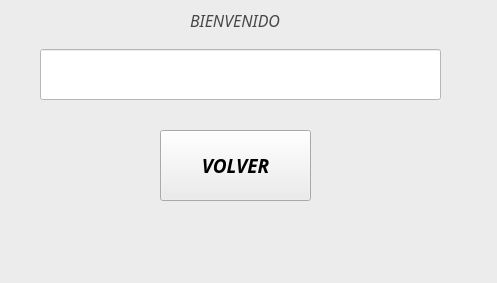
<?xml version="1.0" encoding="UTF-8"?>
<ui version="4.0">
 <class>MainWindow</class>
 <widget class="QMainWindow" name="MainWindow">
  <property name="geometry">
   <rect>
    <x>0</x>
    <y>0</y>
    <width>497</width>
    <height>283</height>
   </rect>
  </property>
  <property name="windowTitle">
   <string>MainWindow</string>
  </property>
  <property name="styleSheet">
   <string notr="true">background-color: rgb(236, 236, 236);</string>
  </property>
  <widget class="QWidget" name="centralwidget">
   <widget class="QLineEdit" name="linea">
    <property name="geometry">
     <rect>
      <x>40</x>
      <y>49</y>
      <width>401</width>
      <height>51</height>
     </rect>
    </property>
    <property name="styleSheet">
     <string notr="true">background-color: rgb(255, 255, 255);</string>
    </property>
   </widget>
   <widget class="QLabel" name="label_2">
    <property name="geometry">
     <rect>
      <x>190</x>
      <y>0</y>
      <width>131</width>
      <height>41</height>
     </rect>
    </property>
    <property name="font">
     <font>
      <family>Monotype Corsiva</family>
      <pointsize>12</pointsize>
      <weight>50</weight>
      <italic>true</italic>
      <bold>false</bold>
     </font>
    </property>
    <property name="styleSheet">
     <string notr="true">background-color: rgb(236, 236, 236);
color: rgb(71, 71, 71);</string>
    </property>
    <property name="text">
     <string>BIENVENIDO</string>
    </property>
   </widget>
   <widget class="QPushButton" name="volver">
    <property name="geometry">
     <rect>
      <x>160</x>
      <y>130</y>
      <width>151</width>
      <height>71</height>
     </rect>
    </property>
    <property name="font">
     <font>
      <family>Lucida Fax</family>
      <pointsize>14</pointsize>
      <weight>75</weight>
      <italic>true</italic>
      <bold>true</bold>
     </font>
    </property>
    <property name="styleSheet">
     <string notr="true"/>
    </property>
    <property name="text">
     <string>VOLVER</string>
    </property>
   </widget>
  </widget>
  <widget class="QMenuBar" name="menubar">
   <property name="geometry">
    <rect>
     <x>0</x>
     <y>0</y>
     <width>497</width>
     <height>21</height>
    </rect>
   </property>
  </widget>
  <widget class="QStatusBar" name="statusbar"/>
 </widget>
 <resources/>
 <connections/>
</ui>
